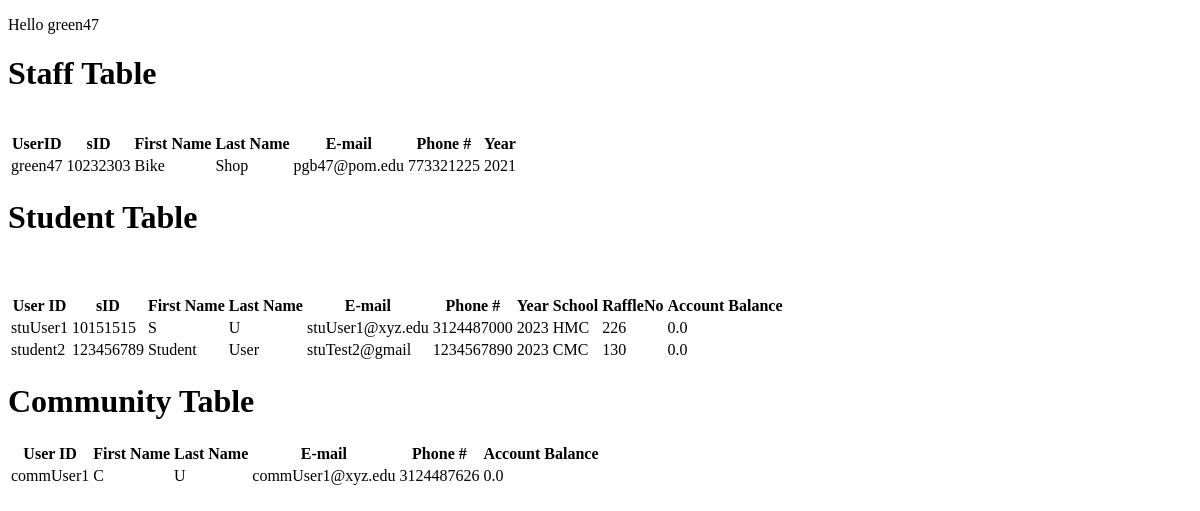
The page /mainTool (signed in) on the database as committed earlier.
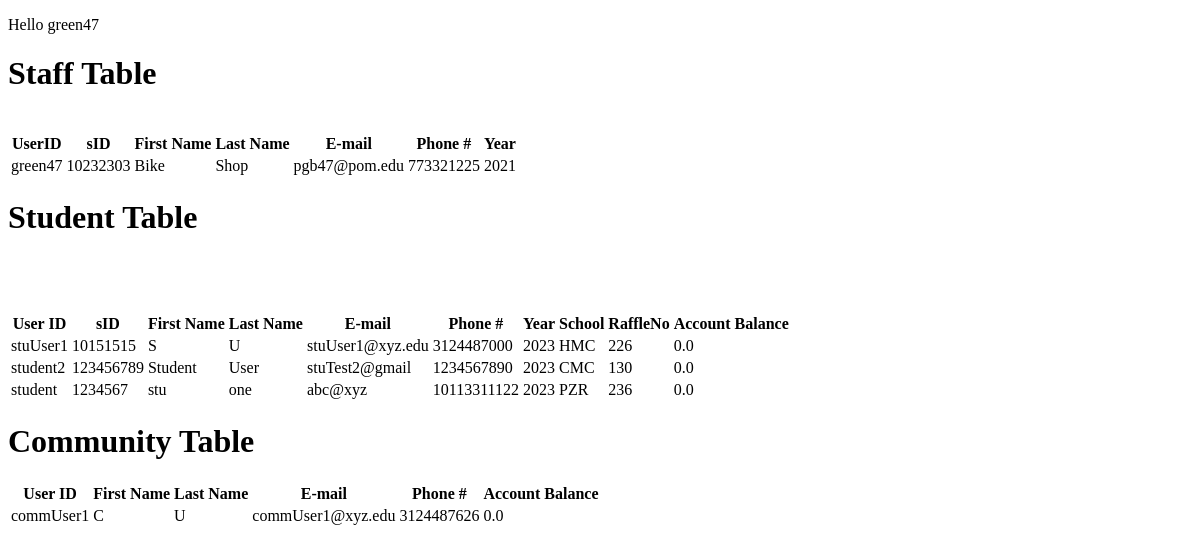
The same page on the database as committed later.
### tables this page shows
CREATE TABLE Staff (userID varchar(255), hash varchar(255), sID INT, first varchar (255), last varchar(255), email varchar(255), phone varchar(255), year INT, wordHash varchar(255), PRIMARY KEY(userID));

CREATE TABLE Students (userID varchar(255), hash varchar(255), sID INT, first varchar (255), last varchar(255), email varchar(255), phone varchar(255), year INT, school varchar(255), raffleNo tinyint, bal double, wordHash varchar(255), PRIMARY KEY(userID));

CREATE TABLE Community (userID varchar(255), hash varchar(255), first varchar (255), last varchar(255), email varchar(255), phone varchar(255), bal double, wordHash varchar(255), PRIMARY KEY(userID));

### main.py (the view)
@app.route("/mainTool",methods=["GET"])
@special_requirement
def staff():
    if request.method == "GET":
        try:
            user = session['user']
            con = get_db()
            cur = con.cursor()
            cur.execute("SELECT * from Staff")
            staff_data = cur.fetchall()
            cur.execute("SELECT * from Students")
            student_data = cur.fetchall()
            cur.execute("SELECT * from Community")
            community_data = cur.fetchall()
            return render_template("mainTool.html", data1=staff_data,data2=student_data,data3=community_data,user=user)
        except Exception as e:
            return redirect(url_for('logout'))

### main.py (called while the page is built)
@app.after_request
def after_request(response):
    response.headers["Cache-Control"] = "no-cache, no-store, must-revalidate"
    response.headers["Expires"] = 0
    response.headers["Pragma"] = "no-cache"
    return response

def get_db():
    db = getattr(g, '_database', None)
    if db is None:
        db = g._database = sqlite3.connect(DATABASE)
    return db

def special_requirement(f):
    @wraps(f)
    def wrap(*args,**kwargs):
        try:
            if "green47" == session['user']:
                return f(*args,**kwargs)
            else:
                return redirect(url_for('logout'))
        except:
            return redirect(url_for('logout'))
    return wrap

### templates/mainTool.html (shortened to what this page needs)
<!DOCTYPE html>
<html lang='en'>
<head>
    <link rel="stylesheet" href="../static/styles.css">
</head>
<body>
    <p>Hello {{ user }}</p>
    <h1>Staff Table</h1>
    <table>
        <tr>
            <th>UserID</th>
            <th>sID</th>
            <th>First Name</th>
            <th>Last Name</th>
            <th>E-mail</th>
            <th>Phone #</th>
            <th>Year</th>
        </tr>
    {% for item in data1 %}
    <tr>
        <td>{{item[0]}}</td>
        <td>{{item[2]}}</td>
        <td>{{item[3]}}</td>
        <td>{{item[4]}}</td>
        <td>{{item[5]}}</td>
        <td>{{item[6]}}</td>
        <td>{{item[7]}}</td>
        <br>
    </tr>
    {% endfor %}
    </table>
    <h1>Student Table</h1>
    <table>
        <tr>
            <th>User ID</th>
            <th>sID</th>
            <th>First Name</th>
            <th>Last Name</th>
            <th>E-mail</th>
            <th>Phone #</th>
            <th>Year</th>
            <th>School</th>
            <th>RaffleNo</th>
            <th>Account Balance</th>
        </tr>
    {% for item in data2 %}
    <tr>
        <td>{{item[0]}}</td>
        <td>{{item[2]}}</td>
        <td>{{item[3]}}</td>
        <td>{{item[4]}}</td>
        <td>{{item[5]}}</td>
        <td>{{item[6]}}</td>
        <td>{{item[7]}}</td>
        <td>{{item[8]}}</td>
        <td>{{item[9]}}</td>
        <td>{{item[10]}}</td>
        <br>
    </tr>
    {% endfor %}
    </table>
    <h1>Community Table</h1>
    <table>
        <tr>
            <th>User ID</th>
            <th>First Name</th>
            <th>Last Name</th>
            <th>E-mail</th>
            <th>Phone #</th>
            <th>Account Balance</th>
        </tr>
    {% for item in data3 %}
    <tr>
        <td>{{item[0]}}</td>
        <td>{{item[2]}}</td>
        <td>{{item[3]}}</td>
        <td>{{item[4]}}</td>
        <td>{{item[5]}}</td>
        <td>{{item[6]}}</td>
    </tr>
    {% endfor %}
    </table>
</body>
</html>

Rows that differ between the two databases and show on the page:
added Students: userID "student", sID "1234567", first "stu", last "one", email "abc@xyz", phone "10113311122", year "2023", school "PZR", raffleNo "236", bal "0.0"
